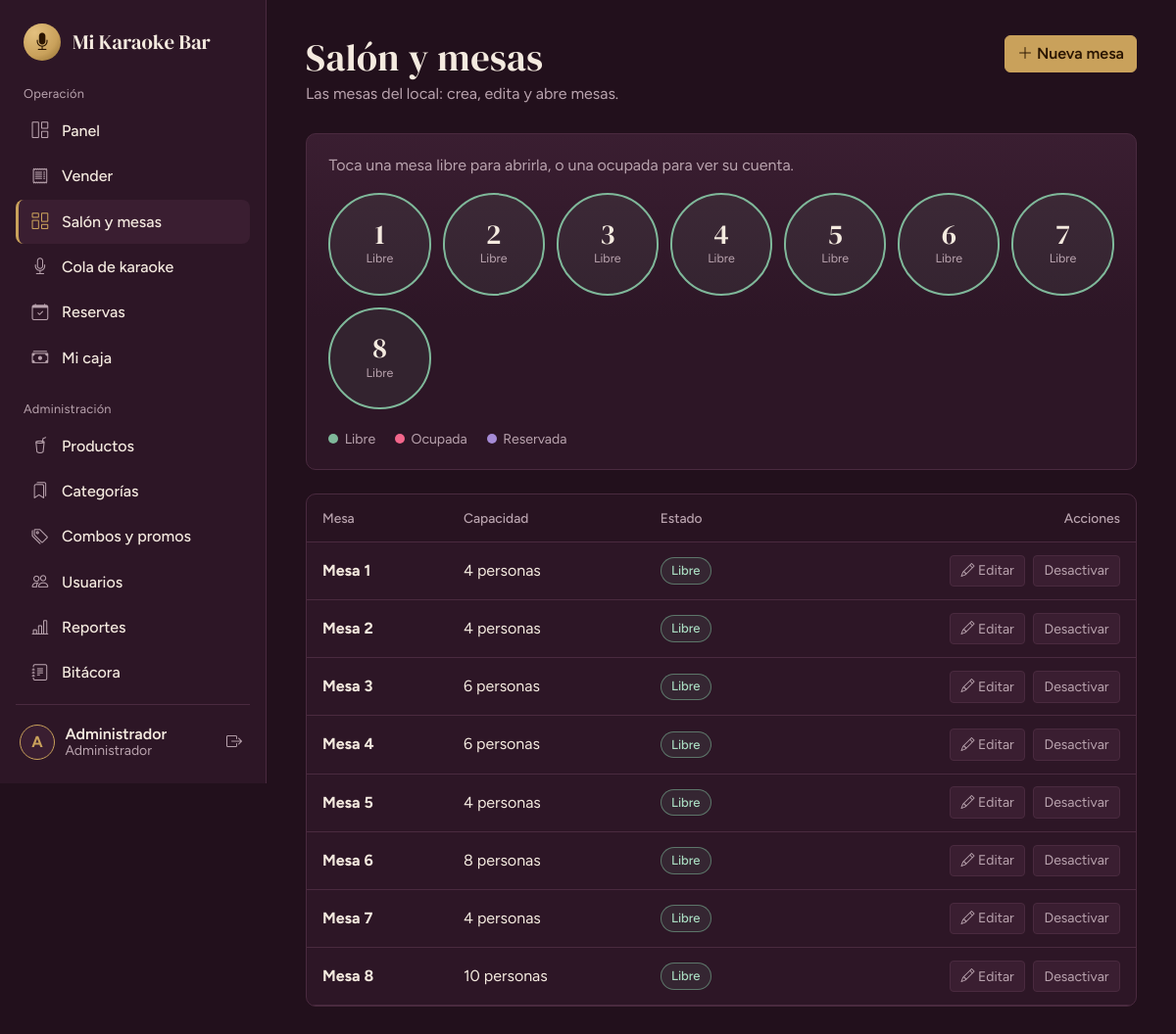
/mesas (signed in), run on the app's committed database.
### tables this page shows
CREATE TABLE IF NOT EXISTS usuarios (
  id          INT UNSIGNED PRIMARY KEY AUTO_INCREMENT,
  rol_id      TINYINT UNSIGNED NOT NULL,
  nombre      VARCHAR(100) NOT NULL,
  usuario     VARCHAR(50)  NOT NULL UNIQUE,
  password    VARCHAR(255) NOT NULL,            
  telefono    VARCHAR(20)  NULL,
  estado      TINYINT(1) NOT NULL DEFAULT 1,    
  ultimo_login DATETIME NULL,
  created_at  TIMESTAMP NOT NULL DEFAULT CURRENT_TIMESTAMP,
  CONSTRAINT fk_usuarios_rol FOREIGN KEY (rol_id) REFERENCES roles(id)
);

CREATE TABLE IF NOT EXISTS mesas (
  id         INT UNSIGNED PRIMARY KEY AUTO_INCREMENT,
  numero     VARCHAR(20) NOT NULL UNIQUE,
  capacidad  TINYINT UNSIGNED NOT NULL DEFAULT 4,
  estado     ENUM('libre','ocupada','reservada','inactiva') NOT NULL DEFAULT 'libre',
  qr_token   CHAR(32) NOT NULL UNIQUE           
);

### app/core/Controller.php (called while the page is built, shortened)
<?php
abstract class Controller
{
    protected function view(string $view, array $data = [], string $layout = 'main'): void
    {
        extract($data, EXTR_SKIP);
        require APP_PATH . "/views/$view.php";
        $content = ob_get_clean();
        require APP_PATH . "/views/layouts/$layout.php";
    }
    protected function requireAuth(array $roles = []): void
    {
        Auth::refresh();
    }
}

### app/controllers/MesasController.php (called while the page is built, shortened)
<?php
class MesasController extends Controller
{
    public function __construct()
    {
        $this->requireAuth();
    }
    public function index(): void
    {
        $esAdmin = Auth::is('admin');
        $this->view('mesas/index', [
            'title'   => 'Salón y mesas',
            'esAdmin' => $esAdmin,
            'mesas'   => Mesa::todas($esAdmin),
        ]);
    }
}

### app/core/Router.php (called while the page is built, shortened)
<?php
class Router
{
    public function dispatch(): void
    {
        try {
            $url   = trim((string) ($_GET['url'] ?? ''), '/');
            $parts = $url === '' ? [] : explode('/', $url);
            $c = strtolower($parts[0]);
            $m = $parts[1] ?? ($c === 'auth' ? 'login' : 'index');
            $params = array_slice($parts, 2);
            $obj = new $class();
            $ref = new ReflectionMethod($obj, $m);
            $ref->invokeArgs($obj, $params);
        } catch (AppException $e) {
            (new ErrorController())->show500($e->getMessage());
        } catch (Throwable $e) {
            error_log((string) $e);
            (new ErrorController())->show500(APP_ENV === 'development' ? $e->getMessage() : null);
        }
    }
}

### public/index.php (called while the page is built, shortened)
<?php
require APP_PATH . '/config/config.php';
spl_autoload_register(function (string $class): void {
    foreach (['core', 'controllers', 'models'] as $dir) {
        $file = APP_PATH . "/$dir/$class.php";
        if (is_file($file)) { require $file; return; }
    }
});
require APP_PATH . '/core/helpers.php';
(new Router())->dispatch();

### app/core/Auth.php (called while the page is built, shortened)
<?php
class Auth
{
    public static function user(): ?array { return $_SESSION['user'] ?? null; }
    public static function id(): int { return (int) ($_SESSION['user']['id'] ?? 0); }
    public static function role(): string { return (string) ($_SESSION['user']['rol'] ?? ''); }
    public static function is(string ...$roles): bool { return in_array(self::role(), $roles, true); }
    public static function refresh(): void
    {
        $u = Usuario::buscarPorId(self::id());
    }
}

### app/core/helpers.php (called while the page is built, shortened)
<?php
function e(mixed $v): string { return htmlspecialchars((string) $v, ENT_QUOTES | ENT_SUBSTITUTE, 'UTF-8'); }
function url(string $path = ''): string { return BASE_URL . '/' . ltrim($path, '/'); }

### app/core/Database.php (called while the page is built, shortened)
<?php
class Database
{
    private static ?PDO $pdo = null;
    public static function pdo(): PDO
    {
        if (self::$pdo === null) {
            try {
                $dsn = 'mysql:host=' . DB_HOST . ';dbname=' . DB_NAME . ';charset=utf8mb4';
                self::$pdo = new PDO($dsn, DB_USER, DB_PASS, [
                    PDO::ATTR_ERRMODE            => PDO::ERRMODE_EXCEPTION,
                    PDO::ATTR_DEFAULT_FETCH_MODE => PDO::FETCH_ASSOC,
                    PDO::ATTR_EMULATE_PREPARES   => false,
                ]);
                self::$pdo->exec("SET time_zone = '-05:00'");
            } catch (PDOException $e) {
                error_log('DB connect: ' . $e->getMessage());
                throw new AppException('No se pudo conectar a la base de datos. Revisa que MySQL esté encendido en XAMPP y que hayas importado karaoke_bar.sql.');
            }
        }
        return self::$pdo;
    }
    public static function all(string $sql, array $params = []): array
    {
        $st = self::pdo()->prepare($sql);
        $st->execute($params);
        return $st->fetchAll();
    }
    public static function one(string $sql, array $params = []): ?array
    {
        $st = self::pdo()->prepare($sql);
        $st->execute($params);
        $row = $st->fetch();
        return $row === false ? null : $row;
    }
}

### app/models/Mesa.php (called while the page is built, shortened)
<?php
class Mesa
{
    public static function todas(bool $incluirInactivas = true): array
    {
        $where = $incluirInactivas ? '' : "WHERE m.estado <> 'inactiva'";
        return Database::all(
            "SELECT m.id, m.numero, m.capacidad, m.qr_token, " . self::SQL_ESTADO . " AS estado,
                    s.id AS sesion_id, s.abierta_en, s.cliente
               FROM mesas m
               LEFT JOIN sesiones_mesa s ON s.mesa_id = m.id AND s.estado = 'abierta'
               $where
              ORDER BY CAST(m.numero AS UNSIGNED), m.numero"
        );
    }
}

### app/models/Config.php (called while the page is built, shortened)
<?php
class Config
{
    private static ?array $cache = null;
    public static function get(string $clave, string $default = ''): string
    {
        if (self::$cache === null) {
            try {
                self::$cache = array_column(Database::all('SELECT clave, valor FROM configuracion'), 'valor', 'clave');
            } catch (Throwable $e) {
                self::$cache = [];
            }
        }
        return self::$cache[$clave] ?? $default;
    }
}

### app/config/menu.php (called while the page is built)
<?php
return [
  ['grupo' => 'Operación', 'items' => [
    ['label' => 'Panel',            'icon' => 'bi-grid-1x2',      'route' => 'dashboard', 'roles' => ['admin','cajero'], 'ready' => true],
    ['label' => 'Vender',           'icon' => 'bi-receipt',       'route' => 'ventas',    'roles' => ['admin','cajero'], 'ready' => true],
    ['label' => 'Salón y mesas',    'icon' => 'bi-columns-gap',   'route' => 'mesas',     'roles' => ['admin','cajero'], 'ready' => true],
    ['label' => 'Cola de karaoke',  'icon' => 'bi-mic',           'route' => 'cola',      'roles' => ['admin','cajero'], 'ready' => true],
    ['label' => 'Reservas',         'icon' => 'bi-calendar-check','route' => 'reservas',  'roles' => ['admin','cajero'], 'ready' => true],
    ['label' => 'Mi caja',          'icon' => 'bi-cash-stack',    'route' => 'caja',      'roles' => ['admin','cajero'], 'ready' => true],
  ]],
  ['grupo' => 'Administración', 'items' => [
    ['label' => 'Productos',        'icon' => 'bi-cup-straw',     'route' => 'productos', 'roles' => ['admin'], 'ready' => true],
    ['label' => 'Categorías',       'icon' => 'bi-bookmarks',     'route' => 'categorias','roles' => ['admin'], 'ready' => true],
    ['label' => 'Combos y promos',  'icon' => 'bi-tags',          'route' => 'combos',    'roles' => ['admin'], 'ready' => true],
    ['label' => 'Usuarios',         'icon' => 'bi-people',        'route' => 'usuarios',  'roles' => ['admin'], 'ready' => true],
    ['label' => 'Reportes',         'icon' => 'bi-bar-chart-line','route' => 'reportes',  'roles' => ['admin'], 'ready' => true],
    ['label' => 'Bitácora',         'icon' => 'bi-journal-text',  'route' => 'bitacora',  'roles' => ['admin'], 'ready' => true],
    ['label' => 'Configuración',    'icon' => 'bi-gear',          'route' => 'configuracion', 'roles' => ['admin'], 'ready' => true],
  ]],
];

### app/models/Usuario.php (called while the page is built, shortened)
<?php
class Usuario
{
    public static function buscarPorId(int $id): ?array
    {
        return Database::one(
            'SELECT u.*, r.nombre AS rol FROM usuarios u JOIN roles r ON r.id = u.rol_id WHERE u.id = ? LIMIT 1',
            [$id]
        );
    }
}

### app/views/mesas/index.php (the view, shortened to what this page needs)
<?php
$nombreEstado = ['libre' => 'Libre', 'ocupada' => 'Ocupada', 'reservada' => 'Reservada', 'inactiva' => 'Inactiva'];
?>
<header class="page-head page-head--actions">
  <div>
    <h1>Salón y mesas</h1>
    <p><?= $esAdmin ? 'Las mesas del local: crea, edita y abre mesas.' : 'El estado de las mesas del local. Toca una mesa para abrirla o ver su cuenta.' ?></p>
  </div>
  <?php if ($esAdmin): ?>
    <div class="d-flex gap-2 flex-wrap">
      <a class="btn btn-brass" href="<?= url('mesas/crear') ?>"><i class="bi bi-plus-lg"></i> Nueva mesa</a>
    </div>
  <?php endif; ?>
</header>
<?php if (!$mesas): ?>
  <section class="panel"><p class="empty mb-0">Aún no hay mesas<?= $esAdmin ? '. Crea la primera con el botón "Nueva mesa".' : '.' ?></p></section>
<?php else: ?>
  <section class="panel panel--stage mb-4">
    <p class="text-secondary mb-3">Toca una mesa libre para abrirla, o una ocupada para ver su cuenta.</p>
    <div class="floor">
      <?php foreach ($mesas as $m): if ($m['estado'] === 'inactiva') continue;
          $href = $m['sesion_id'] ? url('mesas/cuenta/' . (int) $m['sesion_id']) : url('mesas/abrir/' . (int) $m['id']); ?>
        <a class="mesa mesa--<?= e($m['estado']) ?>" href="<?= $href ?>" title="Mesa <?= e($m['numero']) ?>, para <?= (int) $m['capacidad'] ?> personas">
          <span class="mesa__n"><?= e($m['numero']) ?></span>
          <span class="mesa__e"><?= e($nombreEstado[$m['estado']] ?? $m['estado']) ?></span>
        </a>
      <?php endforeach; ?>
    </div>
    <ul class="legend">
      <li><i class="dot dot--libre"></i>Libre</li><li><i class="dot dot--ocupada"></i>Ocupada</li><li><i class="dot dot--reservada"></i>Reservada</li>
    </ul>
  </section>
  <?php if ($esAdmin): ?>
  <section class="panel panel--flush">
    <div class="table-responsive">
      <table class="table table-app align-middle mb-0">
        <thead><tr><th>Mesa</th><th>Capacidad</th><th>Estado</th><th class="text-end">Acciones</th></tr></thead>
        <tbody>
        <?php foreach ($mesas as $m): ?>
          <tr class="<?= $m['estado'] === 'inactiva' ? 'is-off' : '' ?>">
            <td><strong>Mesa <?= e($m['numero']) ?></strong></td>
            <td><?= (int) $m['capacidad'] ?> personas</td>
            <td><span class="badge-soft badge-soft--<?= ['libre' => 'ok', 'ocupada' => 'rose', 'reservada' => 'violet', 'inactiva' => 'off'][$m['estado']] ?? 'plain' ?>"><?= e($nombreEstado[$m['estado']] ?? $m['estado']) ?></span></td>
            <td class="text-end actions">
              <a class="btn btn-sm btn-outline-field" href="<?= url('mesas/editar/' . (int) $m['id']) ?>"><i class="bi bi-pencil"></i> Editar</a>
              <?php if (in_array($m['estado'], ['libre', 'inactiva'], true)): ?>
              <form method="post" action="<?= url('mesas/estado/' . (int) $m['id']) ?>" class="d-inline"
                    data-confirm="<?= $m['estado'] === 'inactiva' ? '¿Activar la mesa ' . e($m['numero']) . '?' : '¿Desactivar la mesa ' . e($m['numero']) . '?' ?>"
                    data-confirm-text="<?= $m['estado'] === 'inactiva' ? '' : 'Dejará de aparecer en el salón.' ?>" data-confirm-button="Sí, continuar">
                <button class="btn btn-sm btn-outline-field" type="submit"><?= $m['estado'] === 'inactiva' ? 'Activar' : 'Desactivar' ?></button>
              </form>
              <?php endif; ?>
            </td>
          </tr>
        <?php endforeach; ?>
        </tbody>
      </table>
    </div>
  </section>
  <?php endif; ?>
<?php endif; ?>

### app/views/layouts/main.php (shortened to what this page needs)
<?php
$menu  = require APP_PATH . '/config/menu.php';
$user  = Auth::user();
$local = Config::get('nombre_local', 'Karaoke Bar');
$inicial = mb_strtoupper(mb_substr($user['nombre'] ?? '?', 0, 1));
?>
<!doctype html>
<html lang="es" data-bs-theme="dark">
<head>
  <?php include APP_PATH . '/views/layouts/_head.php'; ?>
</head>
<body>
<div class="shell">
  <aside class="sidebar offcanvas-lg offcanvas-start" tabindex="-1" id="sidebar" aria-label="Menú principal">
    <div class="sidebar__brand">
      <span class="brand-mark"><i class="bi bi-mic-fill"></i></span>
      <span class="brand-name"><?= e($local) ?></span>
    </div>
    <nav class="sidebar__nav">
      <?php foreach ($menu as $grupo):
          $items = array_filter($grupo['items'], fn($i) => in_array(Auth::role(), $i['roles'], true));
          if (!$items) continue; ?>
        <p class="nav-group"><?= e($grupo['grupo']) ?></p>
        <?php foreach ($items as $i):
            $activo = Router::$controller === $i['route']; ?>
          <?php if ($i['ready']): ?>
            <a class="nav-item-link<?= $activo ? ' is-active' : '' ?>" href="<?= url($i['route']) ?>"<?= $activo ? ' aria-current="page"' : '' ?>>
              <i class="bi <?= e($i['icon']) ?>"></i><span><?= e($i['label']) ?></span>
            </a>
          <?php else: ?>
            <span class="nav-item-link is-soon" aria-disabled="true">
              <i class="bi <?= e($i['icon']) ?>"></i><span><?= e($i['label']) ?></span><small>Pronto</small>
            </span>
          <?php endif; ?>
        <?php endforeach; ?>
      <?php endforeach; ?>
    </nav>
    <div class="sidebar__user">
      <a class="user-chip" href="<?= url('perfil') ?>" title="Mi perfil">
        <span class="avatar"><?= e($inicial) ?></span>
        <span class="user-chip__text">
          <strong><?= e($user['nombre']) ?></strong>
          <small><?= Auth::is('admin') ? 'Administrador' : 'Cajero' ?></small>
        </span>
      </a>
      <form method="post" action="<?= url('auth/logout') ?>" data-confirm="¿Cerrar sesión?" data-confirm-button="Sí, salir">
        <button class="btn btn-icon" type="submit" title="Cerrar sesión" aria-label="Cerrar sesión"><i class="bi bi-box-arrow-right"></i></button>
      </form>
    </div>
  </aside>
  <main class="content">
    <?= $content ?>
  </main>
</div>
</body>
</html>

### data on the page
usuarios: nombre "A", nombre "Administrador"
mesas: numero "1", estado "Libre", capacidad "4"
mesas: numero "2", estado "Libre", capacidad "4"
mesas: numero "3", estado "Libre", capacidad "6"
mesas: numero "4", estado "Libre", capacidad "6"
mesas: numero "5", estado "Libre", capacidad "4"
mesas: numero "6", estado "Libre", capacidad "8"
mesas: numero "7", estado "Libre", capacidad "4"
mesas: numero "8", estado "Libre", capacidad "10"

### other printed values
$local "Mi Karaoke Bar"
$grupo['grupo'] "Operación"
$i['label'] "Panel"
$i['label'] "Vender"
$i['label'] "Salón y mesas"
$i['label'] "Cola de karaoke"
$i['label'] "Reservas"
$i['label'] "Mi caja"
$grupo['grupo'] "Administración"
$i['label'] "Productos"
$i['label'] "Categorías"
$i['label'] "Combos y promos"
$i['label'] "Usuarios"
$i['label'] "Reportes"
$i['label'] "Bitácora"
